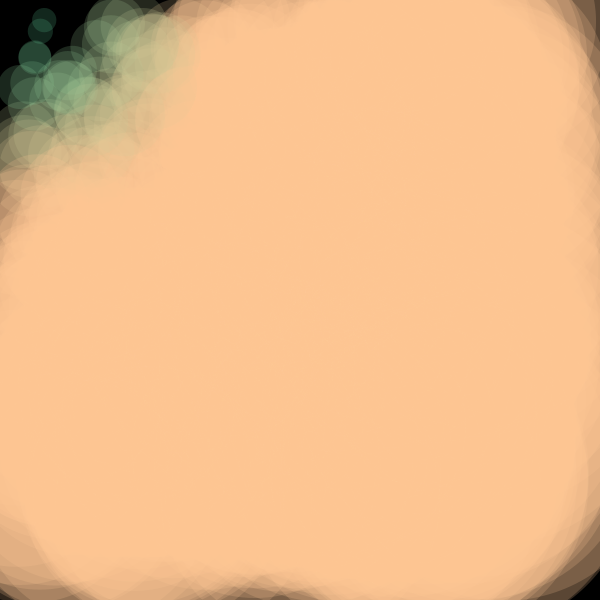
Frame 1 (no input)
Frame 60 (the mouse pressed at the canvas centre just before this capture): identical to frame 1, image omitted
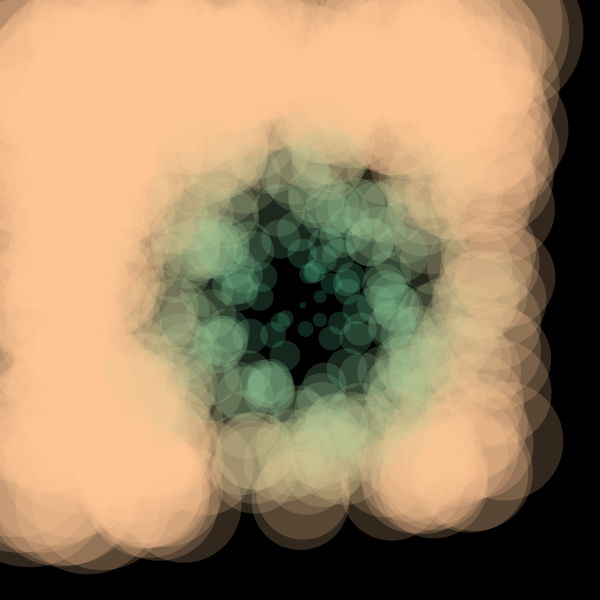
Frame 120 (the mouse held since frame 60 and released just before this capture)

The Processing sketch that drew these frames (run headless with seeded random() and noise(); from frame 60 on, the mouse is pressed at the canvas centre):

// Processing sketch: test_45_pde
// ── test_45_pde.pde
float[][] a = new float[500][2];

void setup() {
   size(600, 600);
   for(int i=0; i<a.length; i++) {
      for(int j=0; j<a[i].length; j++) {
         a[i][j] = random(10, 500); 
      }
   }
   smooth();
   //noLoop();
}

void draw() {
  noStroke();
  background(0);
  for(int i=0; i<a.length; i++) {
     float dist = dist(mouseX, mouseY, a[i][0], a[i][1]);
     float size = map(dist, 0, 200, 5, 100);
     float colour = map(dist, 0, 200, 50, 255);
     
     fill(colour, 200, 150, 50);
     float cx = noise(mouseX) * 10 + a[i][0];
     float cy = noise(mouseY) * 10 + a[i][1];
     ellipse(cx, cy, size, size);
  }
}
